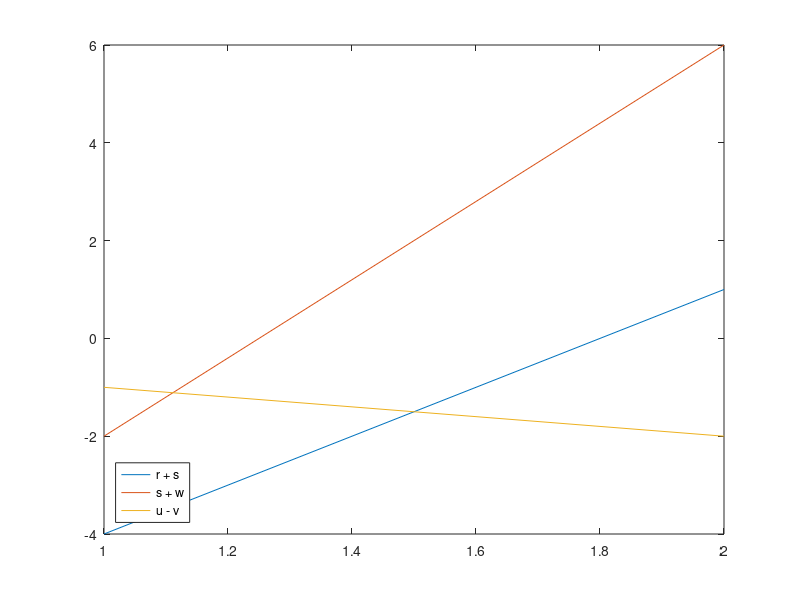

This figure's MATLAB source:
r = [-1
        -2];
s = [-3
         3];
u = [2
        -1];
v = [3
        1];
w = [1
        3];

rpluss = 0;
splusw = 0;
uminusv = 0;

for i = 1:2
    rpluss(i) = r(i) + s(i);
end

for i = 1:2
    splusw(i) = s(i) + w(i);
end

for i = 1:2
    uminusv(i) = u(i) - v(i);
end

M = [-4 -2 -1 ;
      1  6 -2];

plot(M);
legend({'r + s','s + w','u - v'},'Location','southwest')